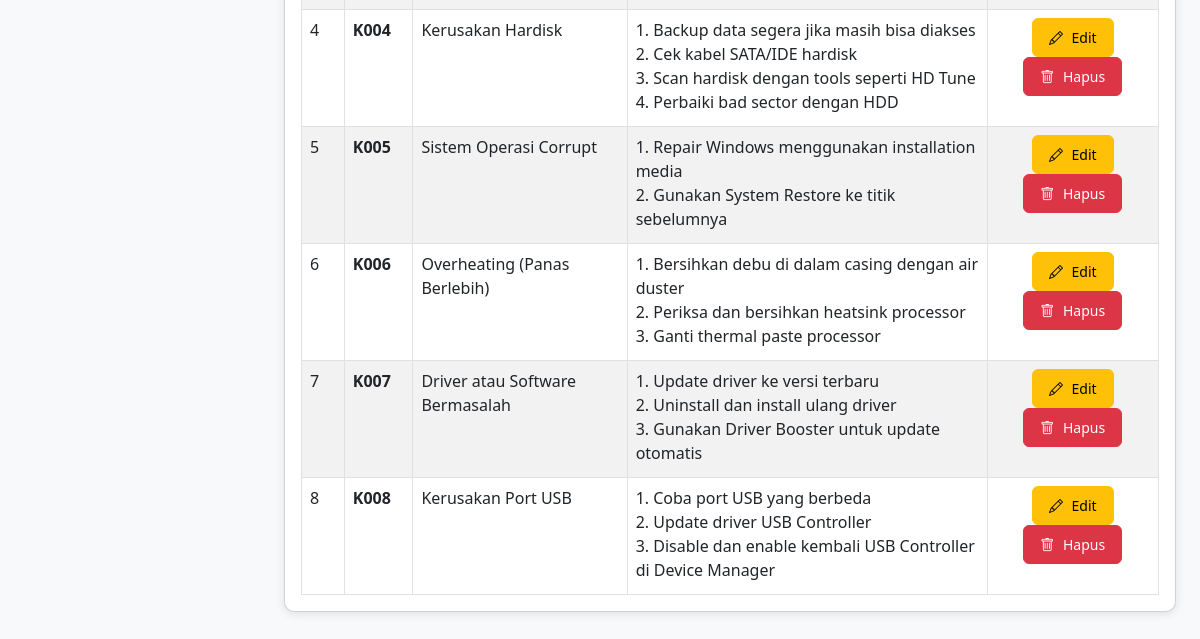
The page /Admin/kerusakan_management.php (signed in, lower part) on the database as committed earlier.
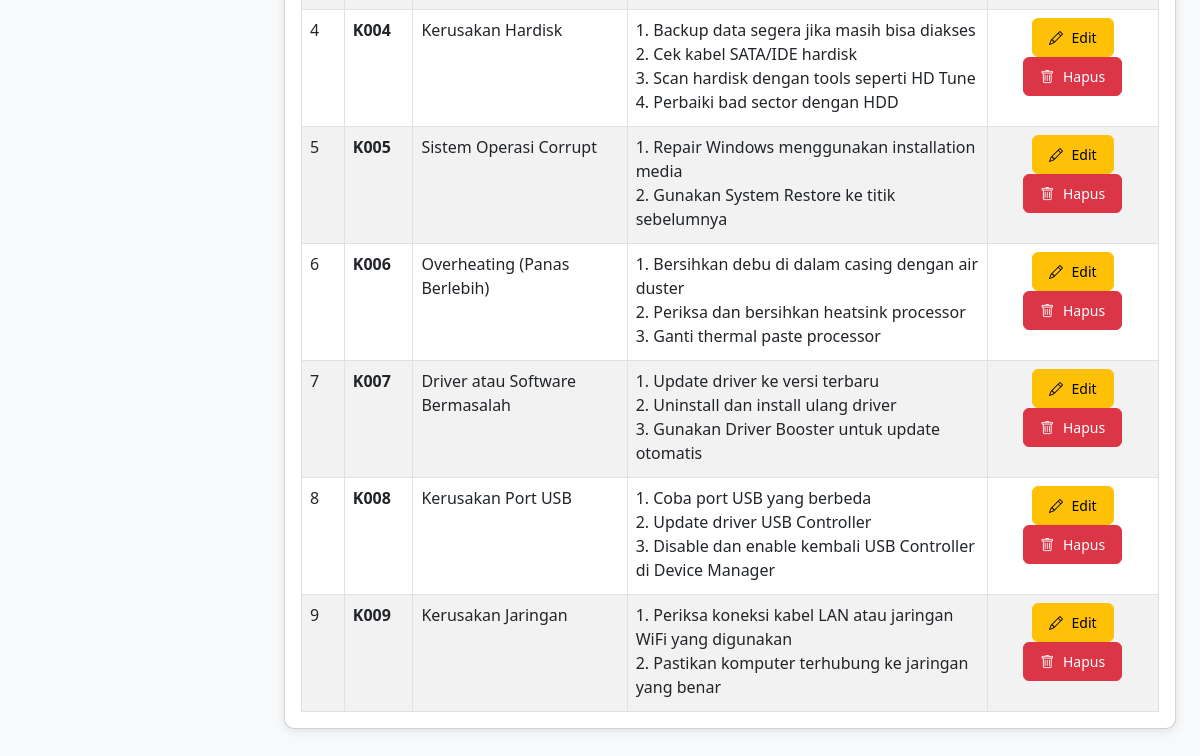
The same page on the database as committed later.
### tables this page shows
CREATE TABLE `kerusakan` (
  `id_kerusakan` int(11) NOT NULL,
  `kode_kerusakan` varchar(10) NOT NULL,
  `nama_kerusakan` text NOT NULL,
  `solusi` text NOT NULL
);

### Admin/kerusakan_management.php (the view, shortened to what this page needs)
<?php
$query_kerusakan = "SELECT * FROM kerusakan ORDER BY kode_kerusakan ASC";
$result_kerusakan = mysqli_query($koneksi, $query_kerusakan);
?>
<!DOCTYPE html>
<html lang="id">
<head>
    <link href="https://cdn.jsdelivr.net/npm/bootstrap@5.3.0/dist/css/bootstrap.min.css" rel="stylesheet">
    <link rel="stylesheet" href="https://cdn.jsdelivr.net/npm/bootstrap-icons@1.10.0/font/bootstrap-icons.css">
    <link rel="stylesheet" href="../Assets/css/style.css?v=20260713">
</head>
<body>
    <div class="wrapper">
        <div class="main-content">
            <div class="container-fluid p-4">
                <div class="card shadow">
                    <div class="card-body">
                        <div class="table-responsive">
                            <table class="table table-striped table-hover table-bordered">
                                <tbody>
                                    <?php
                                    if (mysqli_num_rows($result_kerusakan) > 0):
                                        $no = 1;
                                        while($row = mysqli_fetch_assoc($result_kerusakan)):
                                    ?>
                                    <tr>
                                        <td><?php echo $no++; ?></td>
                                        <td><strong><?php echo $row['kode_kerusakan']; ?></strong></td>
                                        <td><?php echo $row['nama_kerusakan']; ?></td>
                                        <td>
                                            <div style="max-height: 100px; overflow-y: auto;">
                                                <?php echo nl2br($row['solusi']); ?>
                                            </div>
                                        </td>
                                        <td class="text-center">
                                            <a href="?edit=<?php echo $row['id_kerusakan']; ?>" class="btn btn-warning btn-sm">
                                                <i class="bi bi-pencil"></i> Edit
                                            </a>
                                            <a href="?action=delete&id=<?php echo $row['id_kerusakan']; ?>"
                                               class="btn btn-danger btn-sm btn-delete"
                                               onclick="return confirm('Yakin ingin menghapus kerusakan ini?');">
                                                <i class="bi bi-trash"></i> Hapus
                                            </a>
                                        </td>
                                    </tr>
                                    <?php
                                        endwhile;
                                    endif; ?>
                                </tbody>
                            </table>
                        </div>
                    </div>
                </div>
            </div>
        </div>
    </div>
</body>
</html>

Rows that differ between the two databases and show on the page:
added kerusakan: kode_kerusakan "K009", nama_kerusakan "Kerusakan Jaringan", solusi "1. Periksa koneksi kabel LAN atau jaringan WiFi yang digunakan 2. Pastikan komputer terhubung ke jaringan yang benar"
